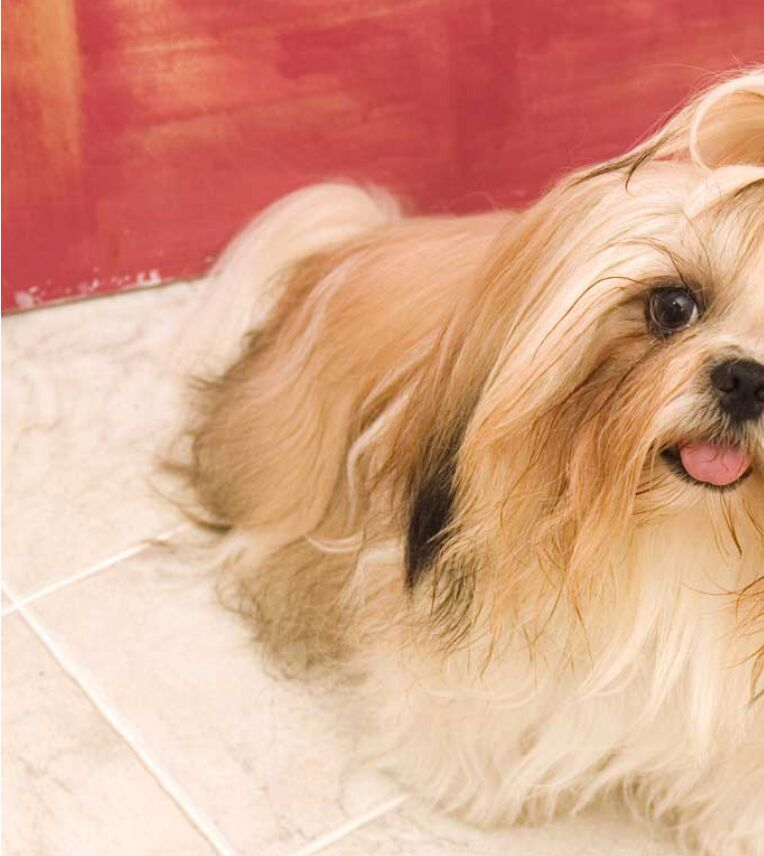
#> input picture ImageStich/left.jpg, 764 x 856 px
$ python -i Stitcher.py   (imports and definitions only)
#> lines starting #> are read from the running program, lines starting #| are printed output that depends on the picture
import numpy as np
import cv2


class Stitcher:

    # 拼接函数
    def stitch(self, images, ratio=0.75, reprojThresh=4.0):
        # 获取输入图片
        (imageB, imageA) = images
        # 检测A、B图片的SIFT关键特征点，并计算特征描述子
        # 关键点 特征点
        (kpsB, featuresB) = self.detect_describe(imageB, 1)
        (kpsA, featuresA) = self.detect_describe(imageA, 2)

        # 匹配两张图片的所有特征点，返回匹配结果
        M = self.match_keypoints(kpsA, kpsB, featuresA, featuresB, ratio, reprojThresh)

        # 如果返回结果为空，没有匹配成功的特征点，退出算法
        if M is None:
            return None

        # 否则，提取匹配结果
        # H是3x3视角变换矩阵
        (matches, H, status) = M
        # 将图片A进行视角变换变形，result是变换后图片
        # imageA：输入的图像
        # H：透视变换的矩阵
        # shape，大小
        result = cv2.warpPerspective(imageA, H, (imageA.shape[1] + imageB.shape[1], imageA.shape[0]))
        # self.cv_show('result', result)
        cv2.imwrite('rresult.png', result)
        # 将图片B传入result图片最左端
        result[0:imageB.shape[0], 0:imageB.shape[1]] = imageB
        # self.cv_show('result', result)
        cv2.imwrite('result.png', result)


        # vis是连线匹配图 result是结果图
        vis = self.draw_matches(imageA, imageB, kpsA, kpsB, matches, status)
        cv2.imwrite('vis.png', vis)

    # 显示图片
    # [117 lines left out: functions cv_show, cv_gray, draw, detect_describe, match_keypoints, draw_matches, not called in this run]

>>> import cv2
>>> picture = cv2.imread('left.jpg', cv2.IMREAD_GRAYSCALE)
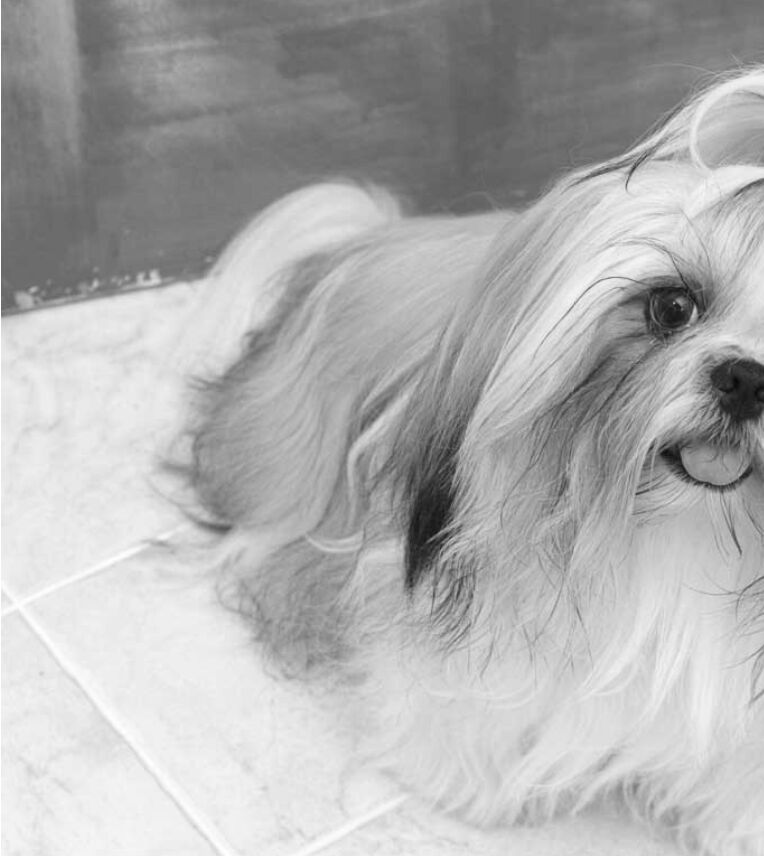
#> picture: shape (856, 764); min 6, max 255, mean 176.3
>>> result = Stitcher().stitch(picture)
#> (the run stopped early here; a loop or call above may not have finished)

$ run again, on ImageStich/right.jpg
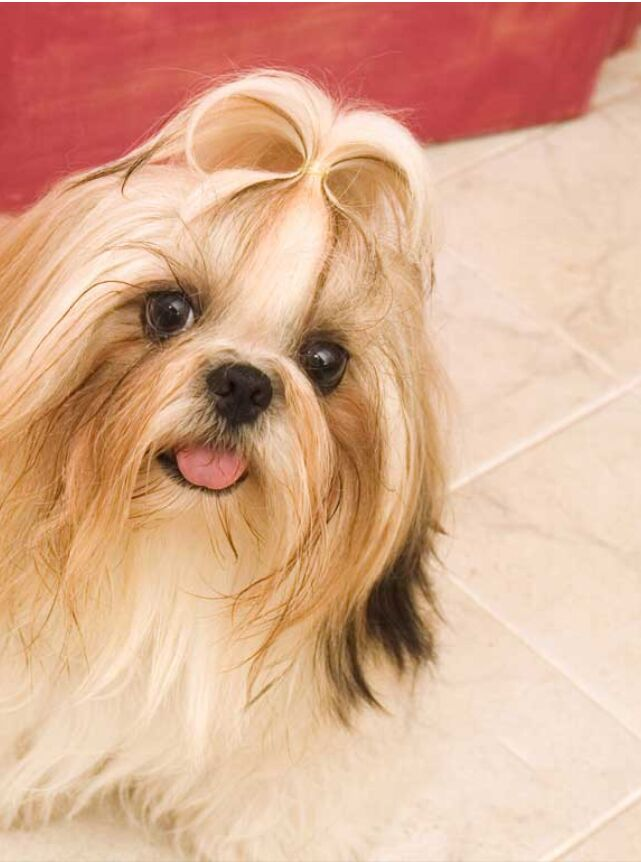
#> input picture ImageStich/right.jpg, 641 x 862 px
#> `picture = cv2.imread('left.jpg', cv2.IMREAD_GRAYSCALE)`:
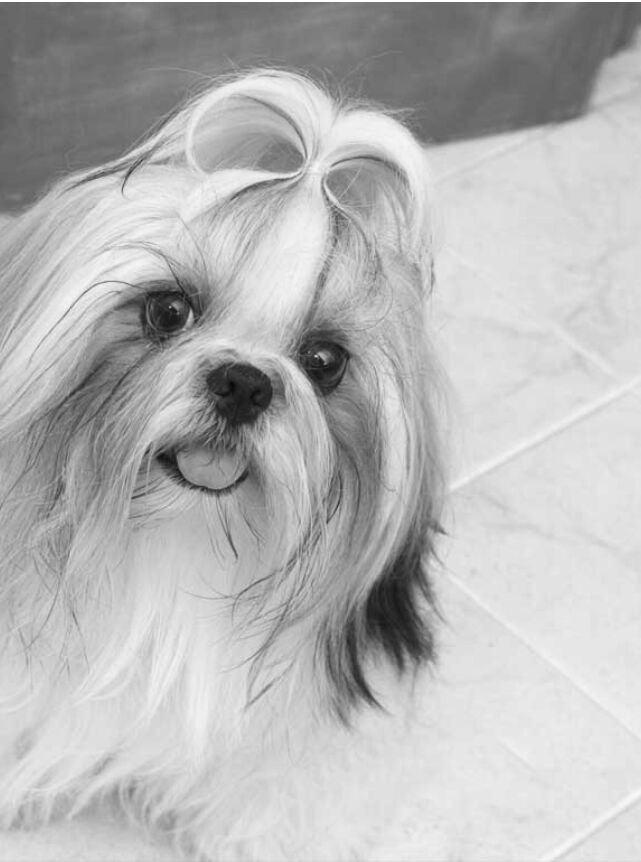
#> picture: shape (862, 641); min 6, max 255, mean 183.1

$ run again, on ImageStich/right_01.png
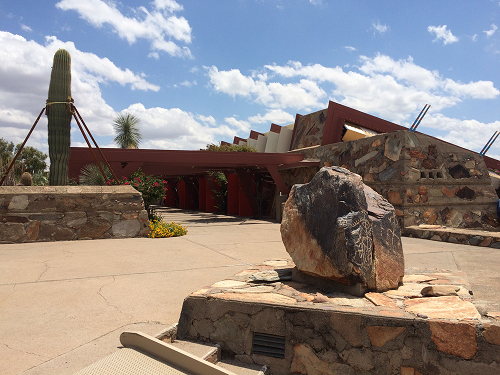
#> input picture ImageStich/right_01.png, 500 x 375 px
#> `picture = cv2.imread('left.jpg', cv2.IMREAD_GRAYSCALE)`:
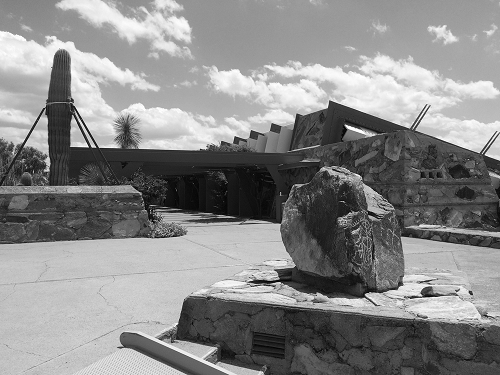
#> picture: shape (375, 500); min 0, max 255, mean 136.6
